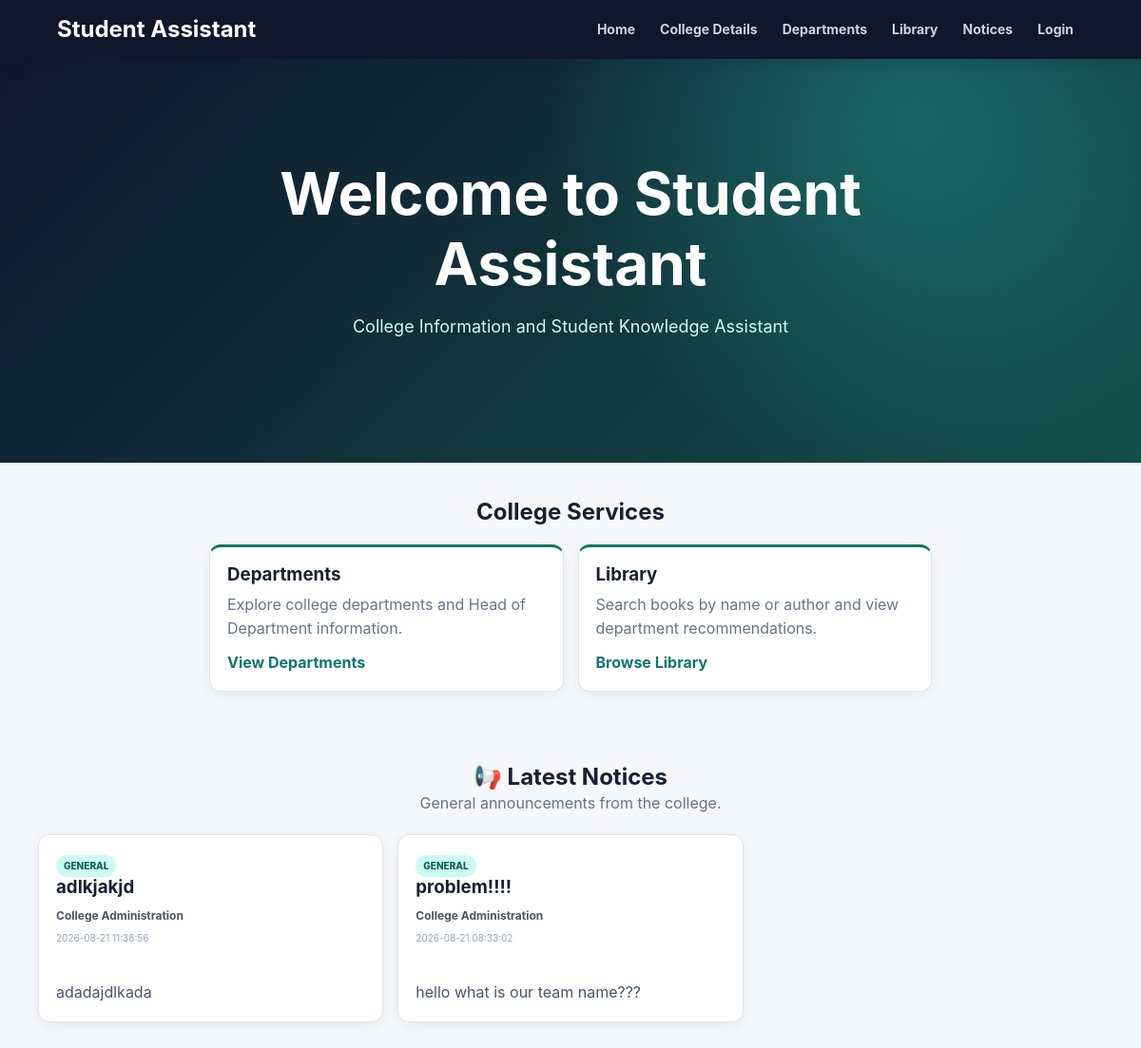
Before: / with the older database file.
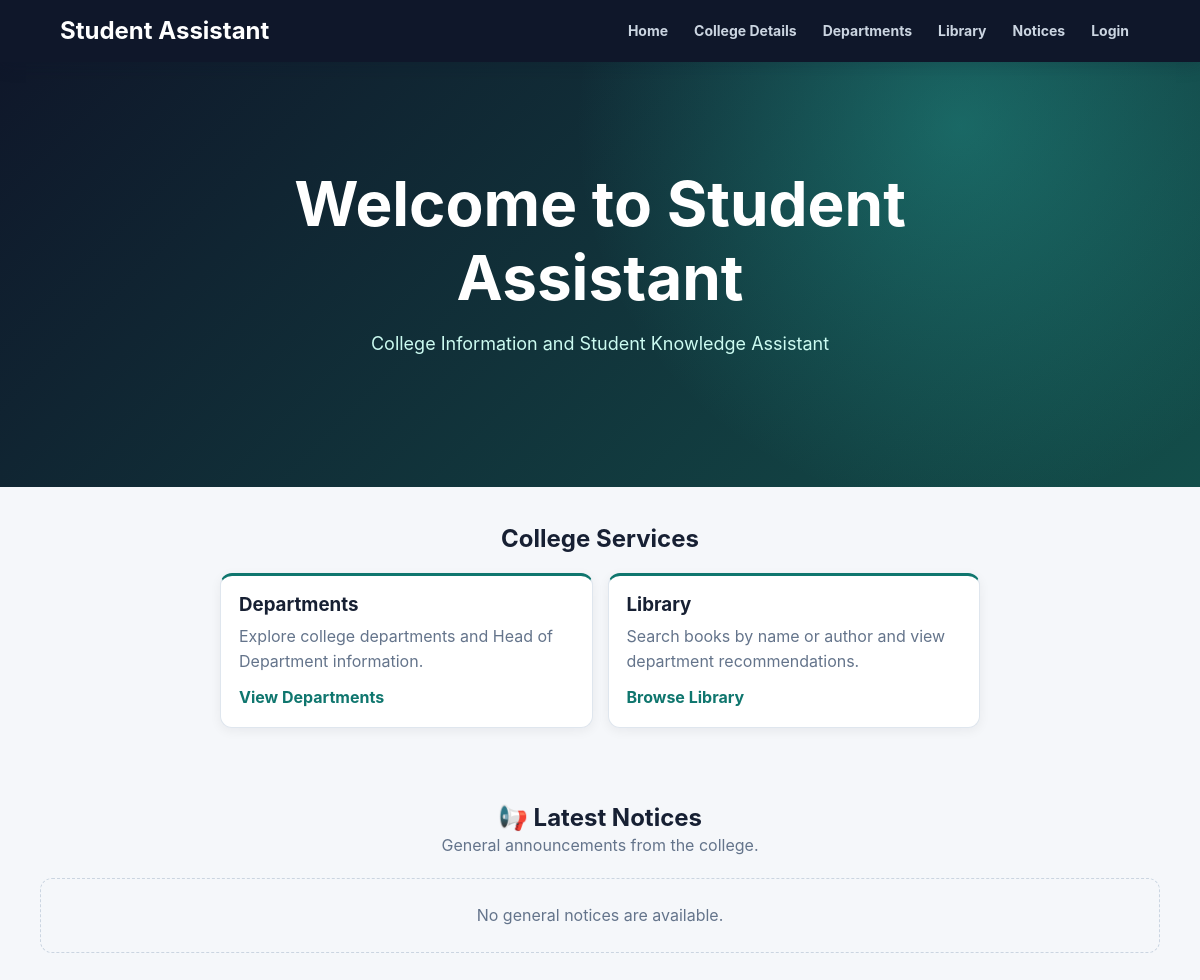
After: the same page with the newer database file.
### tables this page shows
CREATE TABLE notices (

            notice_id INTEGER PRIMARY KEY AUTOINCREMENT,

            title TEXT NOT NULL,

            message TEXT NOT NULL,

            category TEXT DEFAULT 'General',

            image TEXT,

            issued_department_id INTEGER,

            target_department_id INTEGER,

            target_year INTEGER,

            created_by TEXT,

            created_at TEXT DEFAULT CURRENT_TIMESTAMP, is_pinned
            INTEGER DEFAULT 0,

            FOREIGN KEY (issued_department_id)
            REFERENCES departments(department_id),

            FOREIGN KEY (target_department_id)
            REFERENCES departments(department_id),

            FOREIGN KEY (created_by)
            REFERENCES admins(admin_id)
        );

### app.py (the view)
@app.route("/")
def home():
    general_notices = (
        get_public_general_notices()
    )
    college = get_college_info()
    return render_template(
        "index.html",
        general_notices=general_notices,
        college=college
    )

### app.py (called while the page is built)
@app.context_processor
def inject_app_name():
    return {
        "app_name": app.config["APP_NAME"]
    }

### database/database.py (called while the page is built)
def connect_database():
    os.makedirs(
        DATA_DIR,
        exist_ok=True
    )
    connection = sqlite3.connect(
        DB_PATH
    )
    connection.row_factory = sqlite3.Row
    connection.execute(
        "PRAGMA foreign_keys = ON"
    )
    return connection

def get_public_general_notices():
    connection = connect_database()
    cursor = connection.cursor()
    cursor.execute("""
        SELECT
            notices.*

        FROM notices

        WHERE
            LOWER(
                COALESCE(
                    notices.category,
                    'General'
                )
            ) = 'general'

        AND notices.issued_department_id IS NULL

        AND notices.target_department_id IS NULL

        AND notices.target_year IS NULL

        ORDER BY
            notices.is_pinned DESC,
            notices.created_at DESC

        LIMIT 6
    """)
    notices = cursor.fetchall()
    connection.close()
    return notices

### templates/index.html (shortened to what this page needs)
<!DOCTYPE html>
<html lang="en">
<head>
    <link
        rel="stylesheet"
        href="{{ url_for('static', filename='css/index.css') }}?v=1"
    >
</head>
<body>
    <header class="navbar">
        <h2>
            {{ app_name }}
        </h2>
        <nav>
            <a href="{{ url_for('home') }}">
                Home
            </a>
            <a href="{{ url_for('college_details') }}">
                College Details
            </a>
            <a href="{{ url_for('departments') }}">
                Departments
            </a>
            <a href="{{ url_for('student_library') }}">
                Library
            </a>
            <a href="#notices">
                Notices
            </a>
            <a href="{{ url_for('login') }}">
                Login
            </a>
        </nav>
    </header>
    <main>
        <section class="hero">
            <h1>
                Welcome to {{ app_name }}
            </h1>
            <p>
                College Information and Student Knowledge Assistant
            </p>
        </section>
        <section class="college-details">
            <h2>
                College Services
            </h2>
            <div class="cards">
                <div class="card">
                    <h3>
                        Departments
                    </h3>
                    <p>
                        Explore college departments and
                        Head of Department information.
                    </p>
                    <a
                        href="{{ url_for('departments') }}"
                        class="home-card-link"
                    >
                        View Departments
                    </a>
                </div>
                <div
                    class="card"
                    id="library"
                >
                    <h3>
                        Library
                    </h3>
                    <p>
                        Search books by name or author and
                        view department recommendations.
                    </p>
                    <a
                        href="{{ url_for('student_library') }}"
                        class="home-card-link"
                    >
                        Browse Library
                    </a>
                </div>
            </div>
        </section>
        <section
            class="notice-section home-general-notices"
            id="notices"
        >
            <div class="home-notice-heading">
                <h2>
                    📢 Latest Notices
                </h2>
                <p>
                    General announcements from the college.
                </p>
            </div>
            {% if general_notices %}
                <div class="home-notices-grid">
                    {% for notice in general_notices %}
                        <article class="home-notice-card">
                            <span class="home-notice-category">
                                {{
                                    notice["category"]
                                    or
                                    "General"
                                }}
                            </span>
                            <h3>
                                {{ notice["title"] }}
                            </h3>
                            <div class="home-notice-source">
                                College Administration
                            </div>
                            <small class="home-notice-date">
                                {{ notice["created_at"] }}
                            </small>
                            <p class="home-notice-message">
                                {{ notice["message"] }}
                            </p>
                        </article>
                    {% endfor %}
                </div>
            {% else %}
                <div class="home-no-notices">
                    <p>
                        No general notices are available.
                    </p>
                </div>
            {% endif %}
        </section>
    </main>
</body>
</html>

Changed rows visible on the page:
removed notices: category "GENERAL", title "adlkjakjd", created_at "2026-08-21 11:38:56", message "adadajdlkada"
removed notices: category "GENERAL", title "problem!!!!", created_at "2026-08-21 08:33:02", message "hello what is our team name???"
Other visible differences:
text now shown: "No general notices are available."
